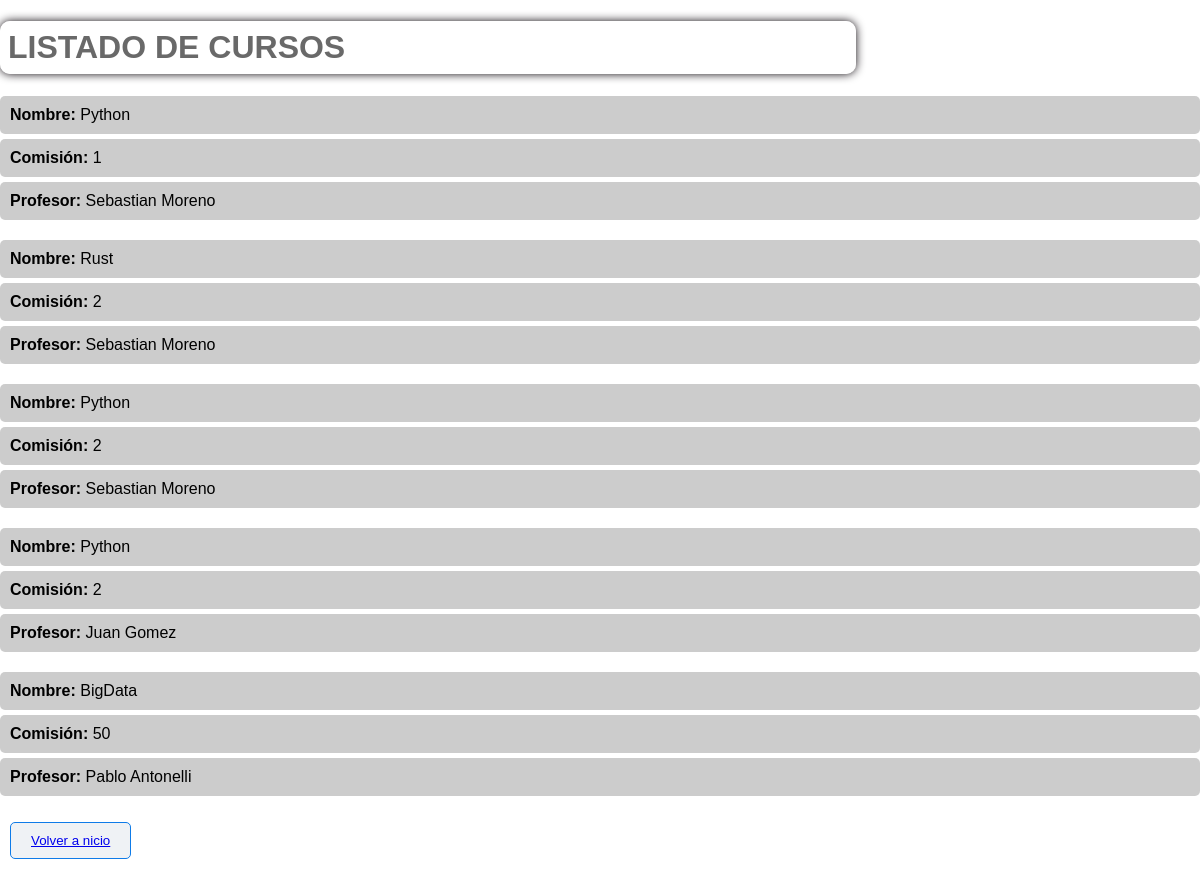
Page /curso/list on the committed database.
### core/models.py (models this page shows, shortened)
class Curso(models.Model):
    nombre = models.CharField(max_length=50)
    comision = models.PositiveIntegerField()
    profesor = models.ForeignKey(Profesor, on_delete=models.SET_NULL, null=True, blank=True)

class Profesor(models.Model):
    nombre = models.CharField(max_length=30)
    apellido = models.CharField(max_length=50)
    email = models.EmailField()
    def __str__(self) -> str:
        return f"{self.nombre} {self.apellido}"

### core/views.py (the view)
# urls.py: path("curso/list", views.curso_list, name="curso_list"),
def curso_list(request):
    consulta = models.Curso.objects.all()
    contexto = {"curso": consulta}
    return render(request, "core/curso_list.html", contexto)

### core/templates/core/curso_list.html (shortened to what this page needs)
{% extends 'core/base.html' %}
{% block contenido %}
<h1>LISTADO DE CURSOS</h1>
{% for curso in curso %}
<ul>
    <li>
        <strong>Nombre:</strong> {{ curso.nombre }}
    </li>
    <li>
        <strong>Comisión:</strong> {{ curso.comision }}
    </li>
    <li>
        <strong>Profesor:</strong> {{ curso.profesor }}
    </li>
</ul>
{% endfor %}
<button class="btn2"><a href="{% url 'index' %}">Volver a nicio</a></button>
{% endblock contenido %}

### core/templates/core/curso_list.html (style rules this page uses)
body { font-family: 'Arial', sans-serif; margin: 0; padding: 0; background-image: url('https://img.freepik.com/foto-gratis/cerca-manos-personas-que-trabajan-computadoras_53876-146042.jpg?w=996&t=st=1705700048~exp=1705700648~hmac=eef6f8c36e44514d7362d4c29700bd45502e3ebd8ad19027e04e7cb122d99e12'); background-size: cover; background-position: center; }
h1 { width: 70%; padding: 8px; border-radius: 10px; box-shadow: 0 0 10px rgba(15, 9, 15, 41); text-align: justify; color: #121212a1; background-color: rgba(255, 255, 255, 0.8); }
.btn2 { margin: 10px; padding: 10px 20px; text-decoration: none; color: #f8f4f4; background-color: #eff2f5; border: 1px solid #0e7be8; border-radius: 5px; transition: background-color 0.3s ease; display: inline-block; }
ul { list-style: none; padding: 0; margin-top: 20px; }
li { background-color: rgba(183, 183, 183, 0.7); padding: 10px; margin: 5px 0; border-radius: 5px; }

### rows in the picture
Curso: nombre "Python", comision "1", profesor "Sebastian Moreno"
Curso: nombre "Rust", comision "2", profesor "Sebastian Moreno"
Curso: nombre "Python", comision "2", profesor "Sebastian Moreno"
Curso: nombre "Python", comision "2", profesor "Juan Gomez"
Curso: nombre "BigData", comision "50", profesor "Pablo Antonelli"
